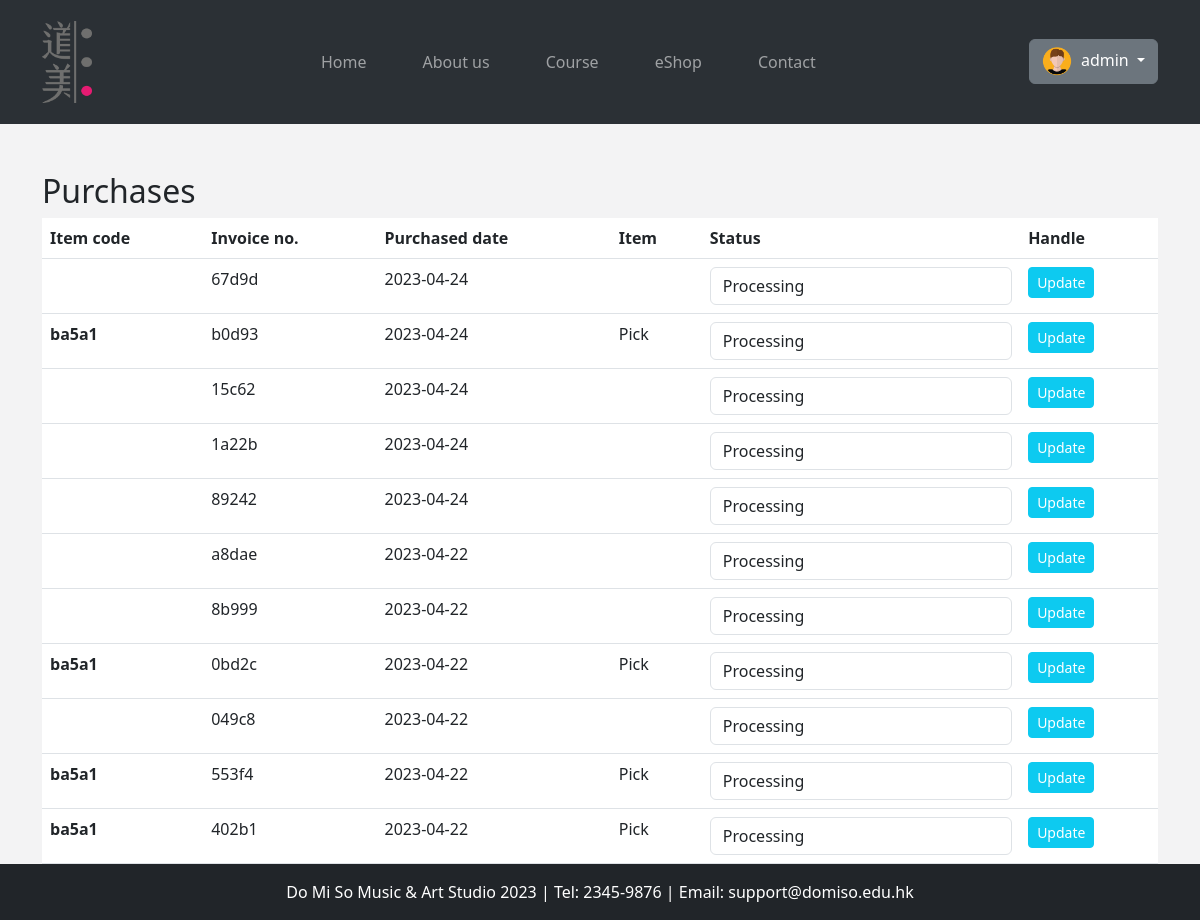
Page /dashboard/purchases.php (signed in) on the committed database.
### tables this page shows
CREATE TABLE `purchase` (
  `id` int(11) NOT NULL,
  `item_code` varchar(50) DEFAULT NULL,
  `invoice_no` varchar(10) DEFAULT NULL,
  `purchase_date` date DEFAULT NULL,
  `item_name` varchar(255) DEFAULT NULL,
  `status` varchar(20) DEFAULT NULL,
  `user_id` int(11) DEFAULT NULL
);

### dashboard/purchases.php (the view, shortened to what this page needs)
<?php
include('./components/header.php');
$sql = "SELECT * FROM purchase ORDER BY id DESC";
$purchase = mysqli_query($conn, $sql);
?>
<div class="container mt-5">
  <div class="row">
    <div class="col-md-12">
      <h2>Purchases</h2>
    </div>
  </div>
  <table class="table">
    <thead>
      <tr>
        <th scope="col">Item code</th>
        <th scope="col">Invoice no.</th>
        <th scope="col">Purchased date</th>
        <th scope="col">Item</th>
        <th scope="col">Status</th>
        <th scope="col">Handle</th>
      </tr>
    </thead>
    <tbody>
      <?php while ($row = mysqli_fetch_assoc($purchase)) : ?>
        <tr>
          <th scope="row"><?= $row['item_code'] ?></th>
          <td><?= $row['invoice_no'] ?></td>
          <td><?= $row['purchase_date'] ?></td>
          <td><?= $row['item_name'] ?></td>
          <form method="POST" action="<?= $_SERVER['PHP_SELF'] ?>">
            <td>
              <select name="status" id="status" class="form-control">
                <option value="processing" <?= $row['status'] == 'processing' ? 'selected' : "" ?>>Processing</option>
              </select>
            </td>
            <td><button type="submit" name="update" class="btn btn-info btn-sm text-white">Update</button></td>
          </form>
        </tr>
      <?php endwhile;
      ?>
    </tbody>
  </table>
</div>
<?php include('./components/footer.php'); ?>

### assets/css/home.css (style rules this page uses)
:root { --primary-color: #e71b72; --bs-primary : red; --bs-primary-color: #e71b72; --bg-color:#6F6F6F; }
body { padding-bottom: 40px; background-color: #f3f3f4; }

### rows in the picture
purchase: invoice_no "67d9d", purchase_date "2023-04-24", status "Processing"
purchase: item_code "ba5a1", invoice_no "b0d93", purchase_date "2023-04-24", item_name "Pick", status "Processing"
purchase: invoice_no "15c62", purchase_date "2023-04-24", status "Processing"
purchase: invoice_no "1a22b", purchase_date "2023-04-24", status "Processing"
purchase: invoice_no "89242", purchase_date "2023-04-24", status "Processing"
purchase: invoice_no "a8dae", purchase_date "2023-04-22", status "Processing"
purchase: invoice_no "8b999", purchase_date "2023-04-22", status "Processing"
purchase: item_code "ba5a1", invoice_no "0bd2c", purchase_date "2023-04-22", item_name "Pick", status "Processing"
purchase: invoice_no "049c8", purchase_date "2023-04-22", status "Processing"
purchase: item_code "ba5a1", invoice_no "553f4", purchase_date "2023-04-22", item_name "Pick", status "Processing"
purchase: item_code "ba5a1", invoice_no "402b1", purchase_date "2023-04-22", item_name "Pick", status "Processing"

### other values in the picture
$_SESSION['username'] "admin"
